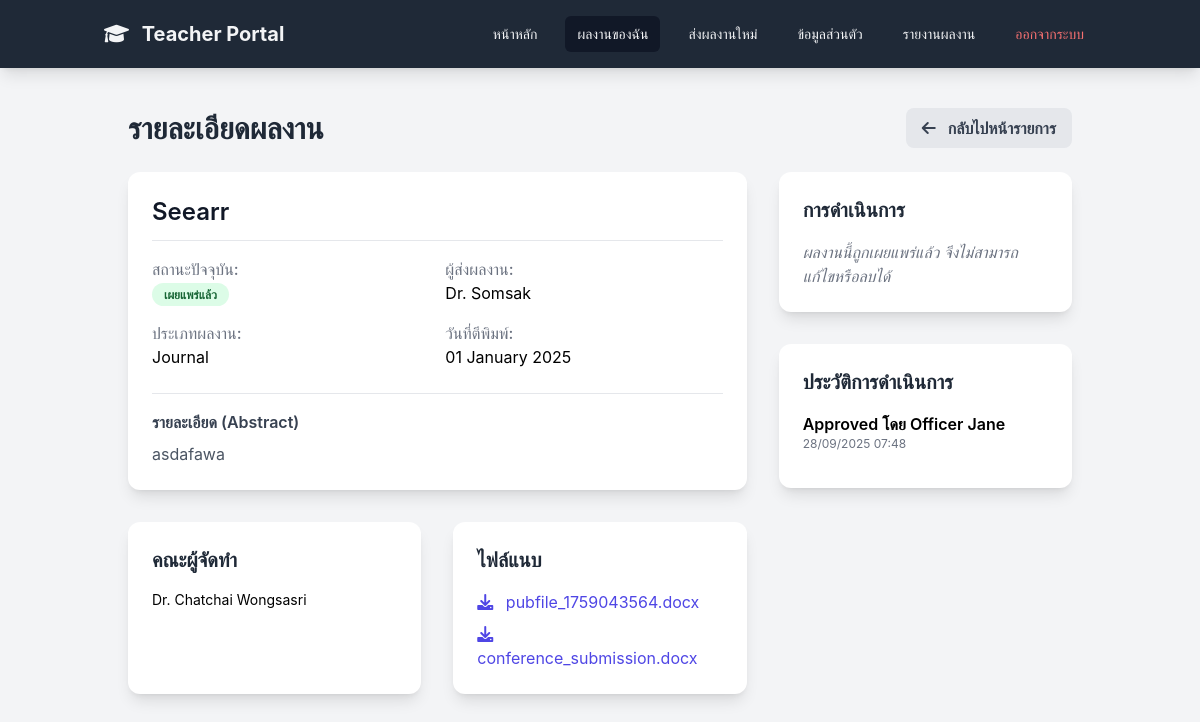
Screenshot of /teacher_view_publication.php?id=2 (signed in) with the database file from the repository.
### tables this page shows
CREATE TABLE `publications` (
  `PubID` int(11) NOT NULL,
  `PubName` varchar(255) NOT NULL,
  `PubDetail` text,
  `PubType` varchar(100) DEFAULT NULL,
  `PubStatus` enum('Draft','Pending','Published','Rejected') DEFAULT 'Draft',
  `PubDate` date DEFAULT NULL,
  `User_id` int(11) NOT NULL,
  `Created_at` timestamp NOT NULL DEFAULT CURRENT_TIMESTAMP
);

CREATE TABLE `users` (
  `User_Id` int(11) NOT NULL,
  `UserName` varchar(100) NOT NULL,
  `UserEmail` varchar(100) NOT NULL,
  `UserPass` varchar(255) NOT NULL,
  `UserRole` enum('Admin','Officer','Teacher') NOT NULL,
  `Created_at` timestamp NOT NULL DEFAULT CURRENT_TIMESTAMP
);

CREATE TABLE `author_publication` (
  `Author_id` int(11) NOT NULL,
  `Publication_id` int(11) NOT NULL,
  `Role_in_pub` varchar(100) DEFAULT NULL
);

CREATE TABLE `authors` (
  `Author_id` int(11) NOT NULL,
  `Name` varchar(150) NOT NULL,
  `Affiliation` varchar(200) DEFAULT NULL,
  `Email` varchar(100) DEFAULT NULL
);

CREATE TABLE `publicationfile` (
  `File_id` int(11) NOT NULL,
  `File_path` varchar(255) NOT NULL,
  `File_type` varchar(20) DEFAULT NULL,
  `Uploaded_at` timestamp NOT NULL DEFAULT CURRENT_TIMESTAMP,
  `Publication_id` int(11) NOT NULL
);

CREATE TABLE `approval` (
  `App_id` int(11) NOT NULL,
  `Publication_id` int(11) NOT NULL,
  `Approved_by` int(11) NOT NULL,
  `Status` enum('Pending','Approved','Rejected') DEFAULT 'Pending',
  `Approved_at` timestamp NULL DEFAULT NULL,
  `Comment` text
);

### teacher_view_publication.php (the view, shortened to what this page needs)
<?php
include('auth_config.php');
$user_id = $_SESSION['user_id'];
$publication_id = (int)$_GET['id'];
try {
    $query_main = "
        SELECT p.*, u.UserName
        FROM publications p
        JOIN users u ON p.User_id = u.User_Id
        WHERE p.PubID = ? AND p.User_id = ?
    ";
    $stmt_main = $pdo->prepare($query_main);
    $stmt_main->execute([$publication_id, $user_id]);
    $publication = $stmt_main->fetch(PDO::FETCH_ASSOC);
    $stmt_authors = $pdo->prepare("SELECT * FROM authors a JOIN author_publication ap ON a.Author_id = ap.Author_id WHERE ap.Publication_id = ?");
    $stmt_authors->execute([$publication_id]);
    $authors = $stmt_authors->fetchAll(PDO::FETCH_ASSOC);
    $stmt_files = $pdo->prepare("SELECT * FROM publicationfile WHERE Publication_id = ?");
    $stmt_files->execute([$publication_id]);
    $files = $stmt_files->fetchAll(PDO::FETCH_ASSOC);
    $stmt_approvals = $pdo->prepare("SELECT a.*, u.UserName as ApproverName FROM approval a JOIN users u ON a.Approved_by = u.User_Id WHERE a.Publication_id = ? ORDER BY a.Approved_at DESC");
    $stmt_approvals->execute([$publication_id]);
    $approvals = $stmt_approvals->fetchAll(PDO::FETCH_ASSOC);
} catch (PDOException $e) {
    die("เกิดข้อผิดพลาดในการดึงข้อมูล: " . $e->getMessage());
}
if (!function_exists('get_status_badge')) {
    function get_status_badge($status) {
        switch ($status) {
            case 'Published': return '<span class="px-3 py-1 text-xs font-semibold rounded-full bg-green-100 text-green-800">เผยแพร่แล้ว</span>';
        }
    }
}
?>
<!DOCTYPE html>
<html lang="th">
<head>
    <script src="https://cdn.tailwindcss.com"></script>
    <link rel="stylesheet" href="https://cdnjs.cloudflare.com/ajax/libs/font-awesome/6.0.0-beta3/css/all.min.css">
</head>
<body class="bg-gray-100">
    <header class="bg-gray-800 text-gray-100 shadow-lg sticky top-0 z-50">
        <div class="container mx-auto flex justify-between items-center p-4">
            <a href="teacher_dashboard.php" class="text-xl font-bold"><i class="fas fa-graduation-cap mr-2"></i> Teacher Portal</a>
            <nav class="hidden md:flex space-x-4 items-center">
                <a href="teacher_dashboard.php" class="px-3 py-2 text-sm rounded-md hover:bg-gray-700">หน้าหลัก</a>
                <a href="teacher_publications.php" class="px-3 py-2 text-sm rounded-md hover:bg-gray-700 bg-gray-900">ผลงานของฉัน</a>
                <a href="add_publication.php" class="px-3 py-2 text-sm rounded-md hover:bg-gray-700">ส่งผลงานใหม่</a>
                <a href="profile.php" class="px-3 py-2 text-sm rounded-md hover:bg-gray-700">ข้อมูลส่วนตัว</a>
                <a href="teacher_reports.php" class="px-3 py-2 text-sm rounded-md hover:bg-gray-700">รายงานผลงาน</a>
                <a href="logout.php" class="px-3 py-2 text-sm rounded-md text-red-400 hover:bg-red-700">ออกจากระบบ</a>
            </nav>
        </div>
    </header>
    <main class="container mx-auto p-6 md:p-10">
        <div class="flex justify-between items-center mb-6">
            <h1 class="text-3xl font-bold text-gray-800">รายละเอียดผลงาน</h1>
            <a href="teacher_publications.php" class="bg-gray-200 text-gray-700 font-semibold py-2 px-4 rounded-lg hover:bg-gray-300">
                <i class="fas fa-arrow-left mr-2"></i> กลับไปหน้ารายการ
            </a>
        </div>
        <div class="grid grid-cols-1 lg:grid-cols-3 gap-8">
            <div class="lg:col-span-2 space-y-8">
                <div class="bg-white p-6 rounded-xl shadow-lg">
                    <h2 class="text-2xl font-semibold text-gray-900 mb-4 border-b pb-3"><?= htmlspecialchars($publication['PubName']) ?></h2>
                     <dl class="grid grid-cols-1 md:grid-cols-2 gap-4">
                        <div><dt class="font-medium text-gray-500">สถานะปัจจุบัน:</dt> <dd><?php echo get_status_badge($publication['PubStatus']); ?></dd></div>
                        <div><dt class="font-medium text-gray-500">ผู้ส่งผลงาน:</dt> <dd><?= htmlspecialchars($publication['UserName']) ?></dd></div>
                        <div><dt class="font-medium text-gray-500">ประเภทผลงาน:</dt> <dd><?= htmlspecialchars($publication['PubType']) ?></dd></div>
                        <div><dt class="font-medium text-gray-500">วันที่ตีพิมพ์:</dt> <dd><?= date('d F Y', strtotime($publication['PubDate'])) ?></dd></div>
                    </dl>
                    <div class="mt-6 border-t pt-4">
                        <h3 class="font-semibold text-gray-700 mb-2">รายละเอียด (Abstract)</h3>
                        <p class="text-gray-600 whitespace-pre-wrap"><?= htmlspecialchars($publication['PubDetail']) ?></p>
                    </div>
                </div>
                <div class="grid grid-cols-1 md:grid-cols-2 gap-8">
                     <div class="bg-white p-6 rounded-xl shadow-lg">
                         <h2 class="text-xl font-semibold text-gray-800 mb-4">คณะผู้จัดทำ</h2>
                         <ul class="space-y-2">
                             <?php if (empty($authors)): ?>
                                <li class="text-gray-500">ไม่มีข้อมูล</li>
                             <?php else: foreach ($authors as $author): ?>
                                <li class="text-sm"><?= htmlspecialchars($author['Name']) ?></li>
                             <?php endforeach; endif; ?>
                         </ul>
                    </div>
                     <div class="bg-white p-6 rounded-xl shadow-lg">
                         <h2 class="text-xl font-semibold text-gray-800 mb-4">ไฟล์แนบ</h2>
                         <ul class="space-y-2">
                             <?php if (empty($files)): ?>
                                <li class="text-gray-500">ไม่มีไฟล์แนบ</li>
                            <?php else: foreach ($files as $file): ?>
                                <li>
                                    <a href="<?= htmlspecialchars($file['File_path']) ?>" download class="text-indigo-600 hover:underline">
                                        <i class="fas fa-download mr-2"></i> <?= basename(htmlspecialchars($file['File_path'])) ?>
                                    </a>
                                </li>
                            <?php endforeach; endif; ?>
                         </ul>
                    </div>
                </div>
            </div>
            <div class="lg:col-span-1 space-y-8">
                <?php $can_modify = in_array($publication['PubStatus'], ['Draft', 'Pending', 'Rejected']); ?>
                <div class="bg-white p-6 rounded-xl shadow-lg">
                    <h2 class="text-xl font-semibold text-gray-800 mb-4">การดำเนินการ</h2>
                    <?php if ($can_modify): ?>
                        <div class="space-y-3">
                            <a href="edit_publication.php?id=<?= $publication['PubID'] ?>" class="block w-full text-center py-2 px-4 bg-indigo-600 text-white font-medium rounded-lg hover:bg-indigo-700">
                                <i class="fas fa-edit mr-2"></i> แก้ไขข้อมูลผลงาน
                            </a>
                            <form action="teacher_publications.php" method="POST" onsubmit="return confirm('คุณแน่ใจหรือไม่ว่าต้องการลบผลงานนี้?');">
                                <input type="hidden" name="delete_pub_id" value="<?= $publication['PubID'] ?>">
                                <button type="submit" class="block w-full text-center py-2 px-4 bg-red-600 text-white font-medium rounded-lg hover:bg-red-700">
                                    <i class="fas fa-trash-alt mr-2"></i> ลบผลงานนี้
                                </button>
                            </form>
                        </div>
                    <?php else: ?>
                        <p class="text-gray-500 italic">ผลงานนี้ถูกเผยแพร่แล้ว จึงไม่สามารถแก้ไขหรือลบได้</p>
                    <?php endif; ?>
                </div>
                <div class="bg-white p-6 rounded-xl shadow-lg">
                     <h2 class="text-xl font-semibold text-gray-800 mb-4">ประวัติการดำเนินการ</h2>
                     <ul class="space-y-4">
                        <?php if (empty($approvals)): ?>
                            <li class="text-gray-500">ยังไม่มีประวัติ</li>
                        <?php else: foreach ($approvals as $approval): ?>
                            <li class="border-b pb-3 last:border-b-0">
                                <p class="font-semibold"><?= htmlspecialchars($approval['Status']) ?> โดย <?= htmlspecialchars($approval['ApproverName']) ?></p>
                                <p class="text-xs text-gray-500"><?= date('d/m/Y H:i', strtotime($approval['Approved_at'])) ?></p>
                            </li>
                        <?php endforeach; endif; ?>
                     </ul>
                </div>
            </div>
        </div>
    </main>
</body>
</html>

### teacher_view_publication.php (style rules this page uses)
body { font-family: 'Inter', 'Tahoma', sans-serif; }

### rows the page displays
publications: PubName "Seearr", User.UserName "Dr. Somsak", PubType "Journal", PubDate "01 January 2025", PubDetail "asdafawa"
author_publication: Author.Name "Dr. Chatchai Wongsasri"
publicationfile: File_path "pubfile_1759043564.docx"
publicationfile: File_path "conference_submission.docx"
approval: Status "Approved", Approved_by.UserName "Officer Jane", Approved_at "28/09/2025 07:48"
